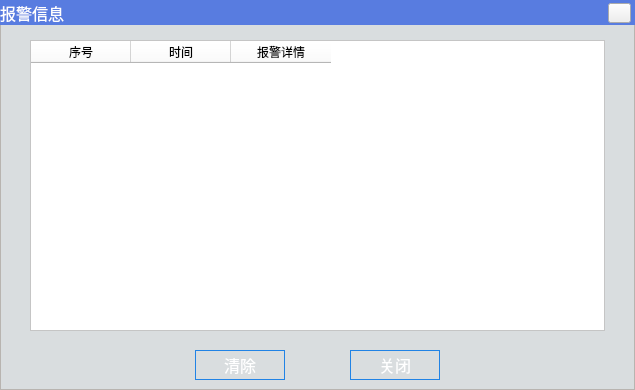
<?xml version="1.0" encoding="UTF-8"?>
<ui version="4.0">
 <class>alarmWidget</class>
 <widget class="QWidget" name="alarmWidget">
  <property name="geometry">
   <rect>
    <x>0</x>
    <y>0</y>
    <width>635</width>
    <height>390</height>
   </rect>
  </property>
  <property name="windowTitle">
   <string>Form</string>
  </property>
  <widget class="QFrame" name="frame">
   <property name="geometry">
    <rect>
     <x>0</x>
     <y>0</y>
     <width>635</width>
     <height>390</height>
    </rect>
   </property>
   <property name="styleSheet">
    <string notr="true">#frame{
background-color: rgb(217, 221, 223);
border-color: rgb(184, 180, 176);
	border-width: 1px;
	border-style: solid;
}</string>
   </property>
   <property name="frameShape">
    <enum>QFrame::StyledPanel</enum>
   </property>
   <property name="frameShadow">
    <enum>QFrame::Raised</enum>
   </property>
   <widget class="QLabel" name="label_2">
    <property name="geometry">
     <rect>
      <x>0</x>
      <y>0</y>
      <width>635</width>
      <height>25</height>
     </rect>
    </property>
    <property name="font">
     <font>
      <pointsize>12</pointsize>
     </font>
    </property>
    <property name="styleSheet">
     <string notr="true">background-color: rgb(88, 124, 224);
color: rgb(255, 255, 255);</string>
    </property>
    <property name="text">
     <string>报警信息</string>
    </property>
    <property name="alignment">
     <set>Qt::AlignLeading|Qt::AlignLeft|Qt::AlignVCenter</set>
    </property>
   </widget>
   <widget class="QTableWidget" name="tableWidget">
    <property name="geometry">
     <rect>
      <x>30</x>
      <y>40</y>
      <width>575</width>
      <height>291</height>
     </rect>
    </property>
    <property name="font">
     <font>
      <pointsize>12</pointsize>
     </font>
    </property>
    <property name="styleSheet">
     <string notr="true">background-color: rgb(255, 255, 255);</string>
    </property>
    <attribute name="verticalHeaderVisible">
     <bool>false</bool>
    </attribute>
    <column>
     <property name="text">
      <string>序号</string>
     </property>
     <property name="textAlignment">
      <set>AlignCenter</set>
     </property>
    </column>
    <column>
     <property name="text">
      <string>时间</string>
     </property>
     <property name="textAlignment">
      <set>AlignCenter</set>
     </property>
    </column>
    <column>
     <property name="text">
      <string>报警详情</string>
     </property>
     <property name="textAlignment">
      <set>AlignCenter</set>
     </property>
    </column>
   </widget>
   <widget class="QPushButton" name="clearPushButton">
    <property name="geometry">
     <rect>
      <x>195</x>
      <y>350</y>
      <width>90</width>
      <height>30</height>
     </rect>
    </property>
    <property name="font">
     <font>
      <pointsize>12</pointsize>
      <weight>50</weight>
      <bold>false</bold>
     </font>
    </property>
    <property name="styleSheet">
     <string notr="true">color: rgb(255, 255, 255);
background-image: url(:/res/anniubk.png);
border-color: rgb(33, 131, 229);
border-width: 1px;
border-style: solid;</string>
    </property>
    <property name="text">
     <string>清除</string>
    </property>
   </widget>
   <widget class="QPushButton" name="closeRPushButton">
    <property name="geometry">
     <rect>
      <x>350</x>
      <y>350</y>
      <width>90</width>
      <height>30</height>
     </rect>
    </property>
    <property name="font">
     <font>
      <pointsize>12</pointsize>
      <weight>50</weight>
      <bold>false</bold>
     </font>
    </property>
    <property name="styleSheet">
     <string notr="true">color: rgb(255, 255, 255);
background-image: url(:/res/anniubk.png);
border-color: rgb(33, 131, 229);
border-width: 1px;
border-style: solid;</string>
    </property>
    <property name="text">
     <string>关闭</string>
    </property>
   </widget>
  </widget>
  <widget class="QPushButton" name="closePushButton">
   <property name="geometry">
    <rect>
     <x>608</x>
     <y>3</y>
     <width>23</width>
     <height>20</height>
    </rect>
   </property>
   <property name="styleSheet">
    <string notr="true">border-image: url(:/res/close.png);</string>
   </property>
   <property name="text">
    <string/>
   </property>
  </widget>
 </widget>
 <resources/>
 <connections/>
</ui>
